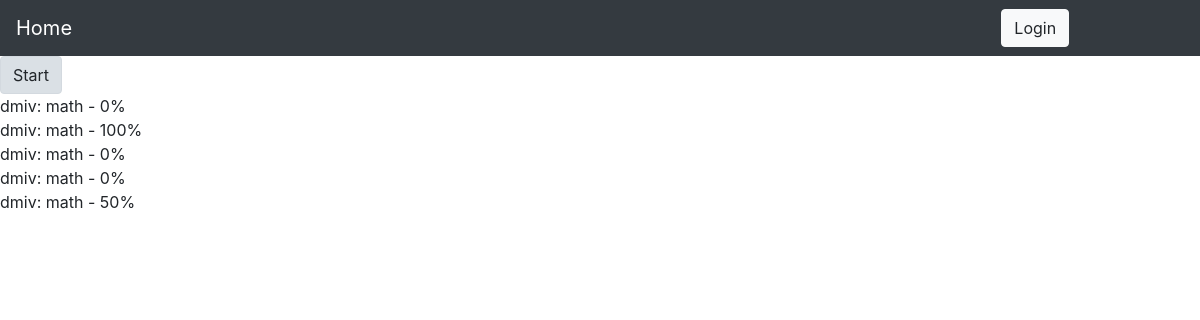
Before: /testing/1 with the older database file.
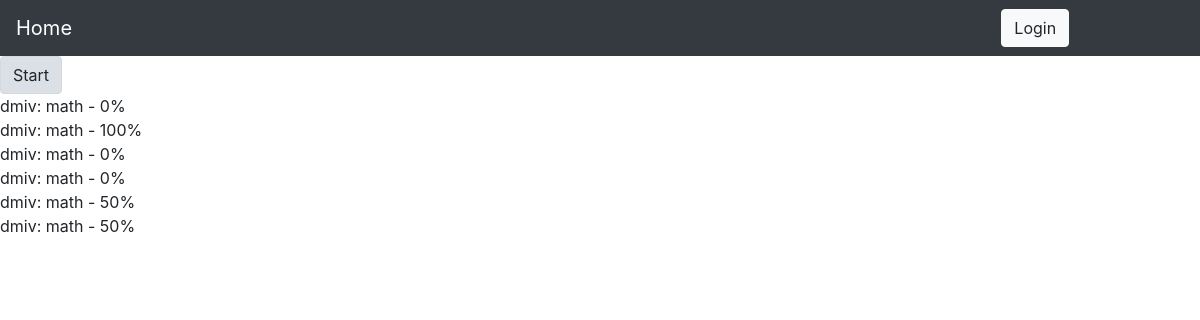
After: the same page with the newer database file.
### testing/models.py (models this page shows, shortened)
class Statistic(models.Model):
    user = models.ForeignKey(User, on_delete=models.CASCADE)
    testing = models.ForeignKey(Testing, on_delete=models.CASCADE)
    correct = models.IntegerField()
    wrong = models.IntegerField()
    def percent_correct(self):
        return int(self.correct / (self.correct + self.wrong) * 100)
    def __str__(self):
        return self.user.username + ': ' + self.testing.name + ' - ' + str(self.percent_correct()) + '%'

class Testing(models.Model):
    name = models.CharField(max_length=255)
    questions = models.ManyToManyField(Questions, related_name='questions')

### testing/views.py (the view)
# urls.py: path('<int:pk>', TestingDetailView.as_view(), name='testing-detail'),
class TestingDetailView(DetailView):
    model = Testing

### templates/testing/testing_detail.html
{% extends 'testing/base_generic.html' %}
{% block content %}
    <a href="{{ testing.id }}/passing" class="btn btn-secondary btn-light active" role="button" aria-pressed="true">Start</a>
    {% if testing.statistic_set.all %}
        {% for statistic in testing.statistic_set.all %}
            <div>{{ statistic }}</div>
        {% endfor %}
    {% else %}
        You have not previous attempts
    {% endif %}
{% endblock %}

Changed rows visible on the page:
added Statistic: user+testing+correct "dmiv: math - 50%"
